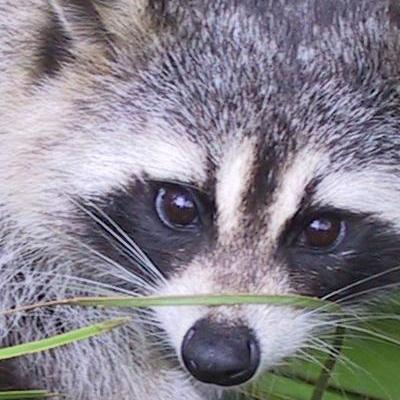
#> input picture Python/curso/Piscina_Python/OTROS/BEA/Python_for_Data_Science_1_Array-main/ex04/animal.jpeg, 400 x 400 px
$ python rotate.py animal.jpeg
#> lines starting #> are read from the running program, lines starting #| are printed output that depends on the picture
### Python/curso/Piscina_Python/OTROS/BEA/Python_for_Data_Science_1_Array-main/ex04/load_image.py
from PIL import Image
import numpy as np
import os


def ft_load(path):
    """
    Load the image and return its array representation.

    Parameters:
    path (str): The path to the image file.

    Returns:
    numpy.ndarray: The array representation of the image.

    This function loads the image from the specified path using PIL
    and returns its array representation using NumPy.
    """
    try:
        if not path.lower().endswith(("jpg", "jpeg")):
            raise AssertionError("Only JPG and JPEG formats are supported.")
        if not os.path.exists(path):
            raise AssertionError("File not found:", path)
        img = Image.open(path)
        print(
            f"The shape of the image is ({img.size[1]}, {img.size[0]}, 1) or "
            f"({img.size[1]}, {img.size[0]})"
        )
        return np.array(img)
    except AssertionError as error:
        print(AssertionError.__name__ + ":", error)
        return ""

### Python/curso/Piscina_Python/OTROS/BEA/Python_for_Data_Science_1_Array-main/ex04/rotate.py
from load_image import ft_load
import matplotlib.pyplot as plt
from PIL import Image
import numpy as np
import sys
import os


def print_rows_firstelem(arr, int):
    """
    Print a formatted display of the first elements
    in each row of a given array.

    Parameters:
    arr (array-like): The input array containing elements to be displayed.
    int (int): An integer specifying the display format: 0 for single brackets,
               1 for triple brackets.

    Iterates through the rows of the input array and displays the first
    elements of each row in a formatted manner. The display format is
    determined by the 'int' parameter. For 'int' equal to 0, single
    brackets are used to enclose the elements, while for 'int' equal
    to 1, triple brackets are used.
    """
    count = 0
    for row in arr:
        count += 1
    length = count
    count = 0
    for row in arr:
        if count == 0:
            if int == 1:
                print("[[[", row[0], "]", sep="")
            else:
                print("[[", row[0], sep="")
        if count > 0 and count < 3 or count > length - 4:
            if int == 1:
                if count == length - 1:
                    print("  [", row[0], "]]]", sep="")
                elif count < length - 1:
                    print("  [", row[0], "]", sep="")
            else:
                if count == length - 1:
                    print("  ", row[0], "]]", sep="")
                else:
                    print("  ", row[0], sep="")
        if count == 2:
            print("  ...")
        count += 1


def crop_image(image):
    """
    Crop the input image to form a square centered within the original image.

    Parameters:
    image (PIL.Image.Image): The input image to be cropped.

    Returns:
    PIL.Image.Image: The cropped image in the shape of a square.

    This function takes an input image and calculates the dimensions for
    cropping a square region that is centered within the original image.
    The calculated crop dimensions are applied to the input image using
    the `crop` method, and the resulting cropped image is returned.
    """
    crp_size = min(image.width, image.height)
    crp_left = (image.width - crp_size) // 2
    crp_top = (image.height - crp_size) // 2
    crp_right = crp_left + crp_size
    crp_bottom = crp_top + crp_size

    return image.crop((crp_left, crp_top, crp_right, crp_bottom))


def transpose_image(image):
    """
    Transpose the input image by swapping its width and height dimensions.

    Parameters:
    image (PIL.Image.Image): The input image to be transposed.

    Returns:
    PIL.Image.Image: The transposed image with swapped width and height
    dimensions.

    This function iterates through the pixels of the input image,
    swapping their x and y coordinates to transpose the image. A new
    image with the transposed dimensions is created, and the pixels
    are copied to the new image accordingly.
    """
    width, height = image.size
    transposed_image = Image.new("RGB", (height, width))

    for y in range(height):
        for x in range(width):
            pixel = image.getpixel((x, y))
            transposed_image.putpixel((y, x), pixel)

    return transposed_image


def main():
    """
    Load, process, and display an image based on command-line arguments.

    This function serves as the main entry point of the script. It loads an
    image from the command-line argument, performs various image processing
    operations, and displays the resulting images. The script supports
    cropping, grayscale conversion, and transposing images. Errors related
    to file format and existence are caught and displayed.
    """
    try:
        path = sys.argv[1]
        if not path.lower().endswith(("jpg", "jpeg")):
            raise AssertionError("Only JPG and JPEG formats are supported.")
        if not os.path.exists(path):
            raise AssertionError("File not found:", path)
        image = Image.open(path)
#> image is the input picture: PIL image 400x400 RGB; mean R, G, B 136.6, 132.5, 142.6
        if image is None:
            raise AssertionError("Failed to load image.")

        square_crop = crop_image(image)
        square_crop.save("square_crop.jpg")
        ft_load("square_crop.jpg")
#| The shape of the image is (400, 400, 1) or (400, 400)
        print_rows_firstelem(np.array(square_crop.convert("L")), 1)
#> in print_rows_firstelem, `count = 0`: count = 0
#> after the loop in print_rows_firstelem, `for row in arr:`: count = 400
#> the loop in print_rows_firstelem, `for row in arr:` made 400 passes
#> (printed output is left out)

        transposed_image = transpose_image(square_crop)
#> in transpose_image, `transposed_image = Image.new("RGB", (height, width))`: transposed_image: PIL image 400x400 RGB; every value is 0
#> after the loop in transpose_image, `for y in range(height):`:
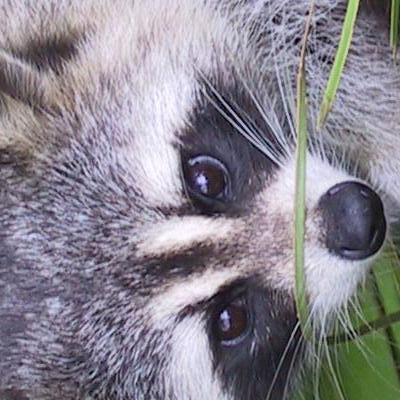
#> transposed_image: PIL image 400x400 RGB; mean R, G, B 136.6, 132.5, 142.6
        print(f"New shape after Transpose: {transposed_image.size}")
#| New shape after Transpose: (400, 400)

        grayscale_image = transposed_image.convert("L")
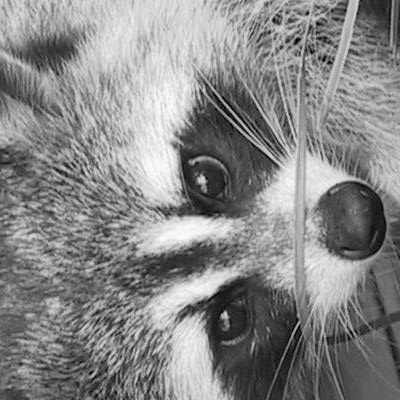
#> grayscale_image: PIL image 400x400 L; min 0, max 254, mean 134.9
        print(np.array(grayscale_image))
#> (printed output is left out)
        plt.imshow(grayscale_image, cmap='gray')  # Mostrar en escala de grises
        plt.axis('on')
        plt.show()

    except AssertionError as error:
        print(AssertionError.__name__ + ":", error)


if __name__ == "__main__":
    main()
